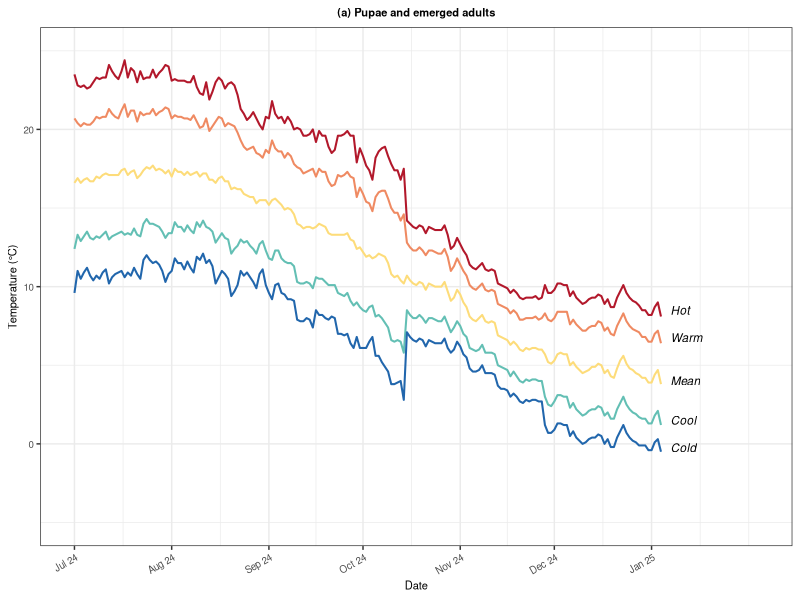
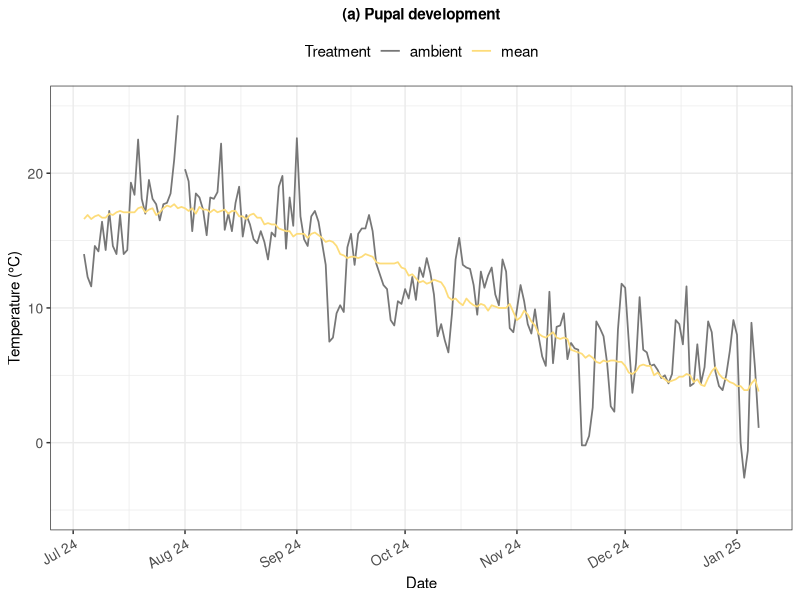

Write R code to recreate these figures, in order.
#### DESCRIPTION ####

# This script cleans the pupal temperature treatment data and then plots (i) the
# experimental treatments and (ii) the mean and ambient treatments 

#### SET UP ####

# packages
library(here)
library(tidyverse)

# data
pupa_temperature_treatments <- read.csv(here("data_files", "pupa_temperature_treatments_daily.csv"))

# set up a common colour palette for plots
temperature_treatment_colours <- c("cold" = "#2166AC",
                                   "cool" = "#63BFB4",
                                   "mean" = "#FDDC7A",
                                   "warm" = "#EF8A62", 
                                   "hot" = "#B2182B",
                                   "ambient" = "#777777")

#### CLEAN #### 

# subset the temperature data to select the date, rounded columns and rename them 
temperatures <- pupa_temperature_treatments %>%
  subset(select = c(date,
                    ambient_rounded, 
                    cold_rounded, 
                    cool_rounded,
                    mean_rounded, 
                    warm_rounded, 
                    hot_rounded)) %>%
  rename(ambient = ambient_rounded, 
         cold = cold_rounded, 
         cool = cool_rounded, 
         mean = mean_rounded, 
         warm = warm_rounded, 
         hot = hot_rounded) %>%
  drop_na

# change to long format 
temperatures_long <- temperatures %>%
  pivot_longer(cols = -date,
               names_to = "treatment",
               values_to = "temperature")

# reorder the temperature treatments for plotting 
temperatures_long$treatment <- factor(temperatures_long$treatment, 
                                      levels = c("hot", "warm", "mean", "cool", "cold", "ambient"))

# convert data from a character to a date 
temperatures_long$date <- as.Date(temperatures_long$date, format = "%d/%m/%Y")
 
#### PLOT ####

# filter for the experimental treatments 
experimental_temperatures <- temperatures_long %>%
  filter(treatment %in% c("cold", "cool", "mean", "warm", "hot"))

# make a data frame to label the treatments 
label_df_pupae <- data.frame(
  x = as.Date("2025-01-10"),
  y = c(8.5, 6.75, 4, 1.5, -0.25),
  group = c("Hot", "Warm", "Mean", "Cool", "Cold"))

# plot the experimental treatments as individual lines
pupa_temperature_treatments_experimental_plot <- ggplot(experimental_temperatures, 
                                                   aes(x = date, 
                                                       y = temperature, 
                                                       colour = treatment)) + 
  geom_line(linewidth = 0.7) + 
  labs(title = "(a) Pupae and emerged adults",
       x = "Date",
       y = "Temperature (°C)",
       color = "Treatment") +
  geom_text(data = label_df_pupae,
            aes(x = x, 
                y = y, 
                label = group, 
                color = group),
            fontface = "italic",
            hjust = 0,
            size = 3,
            colour = "black") +
  expand_limits(x = as.Date("2025-01-17")) +
  scale_colour_manual(values = temperature_treatment_colours) +
  scale_x_date(breaks = seq(as.Date("2024-07-04"),
                            as.Date("2025-01-08"), 
                            by = "1 month"),
               date_labels = "%b %y",
               limits = c(as.Date("2024-07-04"),
                          as.Date("2025-02-07"))) +
  scale_y_continuous(limits = c(-5,25)) +
  theme_bw() + 
  theme(plot.title = element_text(hjust = 0.5, 
                                  face = "bold",
                                  size = 8),
        axis.title = element_text(size = 8),
        axis.text = element_text(size = 7),
        axis.text.x = element_text(angle = 30, hjust = 1),
        legend.position = "none")  

# look at the output
pupa_temperature_treatments_experimental_plot

#### MEAN vs AMBIENT ####

# filter for the mean and ambient treatments 
mean_and_ambient_temperatures_pupae <- temperatures_long %>%
  filter(treatment %in% c("mean", "ambient"))

# change the order of the treatments for plotting 
mean_and_ambient_temperatures_pupae$treatment <- factor(mean_and_ambient_temperatures_pupae$treatment, levels = c("ambient", "mean"))

# plot the mean and ambient treatments as individual lines 
pupa_temperature_treatments_mean_ambient_plot <- ggplot(mean_and_ambient_temperatures_pupae, 
                                                   aes(x = date, 
                                                       y = temperature, 
                                                       colour = treatment)) + 
  geom_line(linewidth = 0.6) + 
  labs(title = "(a) Pupal development",
       x = "Date",
       y = "Temperature (°C)",
       color = "Treatment") +
  scale_colour_manual(values = c("ambient" = "#777777",
                                 "mean" = "#FDDC7A")) +
  scale_x_date(date_breaks = "1 month", 
               date_labels = "%b %y") +
  scale_y_continuous(limits = c(-5, 25)) +
  theme_bw() + 
  theme(plot.title = element_text(hjust = 0.5, 
                                  face = "bold", 
                                  size = 11),
        axis.title = element_text(size = 11),
        axis.text = element_text(size = 10),
        legend.text = element_text(size = 11),
        legend.title = element_text(size = 11),
        axis.text.x = element_text(angle = 30, hjust = 1),
        legend.position = "top")  

# check it looks as expected
pupa_temperature_treatments_mean_ambient_plot
